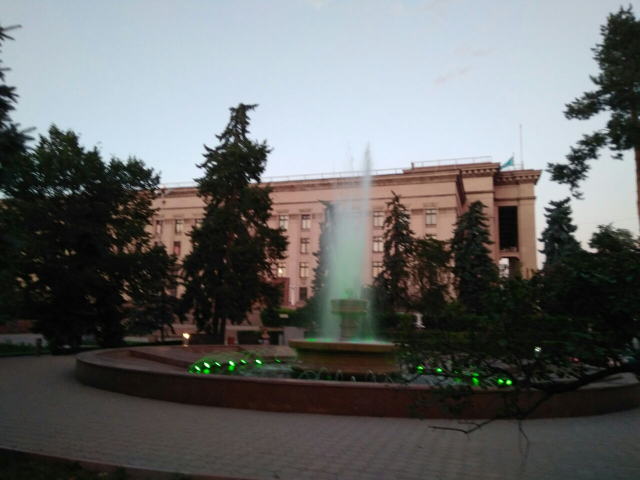
#> input picture midterm/photo_3.jpg, 1280 x 960 px (shown at 1/2 size)
$ jupyter execute task1.ipynb   (shell and % lines are left out)   (older library calls are emulated)
#> lines starting #> are read from the running program, lines starting #| are printed output that depends on the picture
[cell 1]
import matplotlib.pyplot as plt
#import matplotlib.image as img
import numpy as np
import scipy.misc as img
from scipy import ndimage
import random

def sp_noise(image,prob):
    output = np.zeros(image.shape,np.uint8)
    thres = 1 - prob
    for i in range(image.shape[0]):
        for j in range(image.shape[1]):
            rdn = random.random()
            if rdn < prob:
                output[i][j] = 0
            elif rdn > thres:
                output[i][j] = 255
            else:
                output[i][j] = image[i][j]
    return output


image = img.imread('./photo_3.jpg' ,mode ='F')
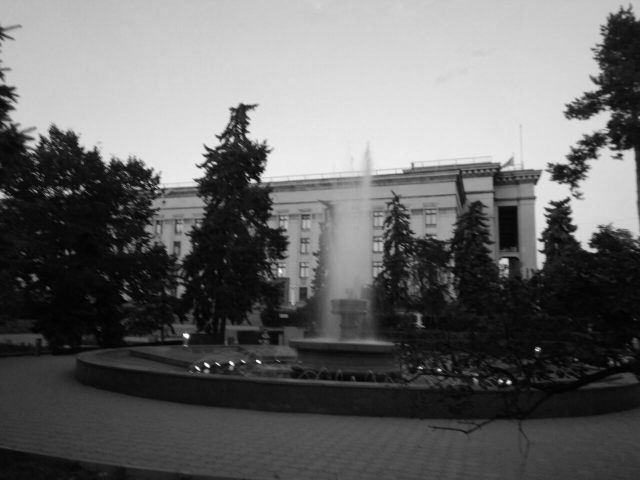
#> image: shape (960, 1280) float32 (shown at 1/2 size); min 0, max 253.4, mean 103.8

image = sp_noise(image, 0.02)

a = np.array([[1/16.0,2/16.0,1/16.0],[2/16.0,4/16.0,2/16.0],[1/16.0,2/16.0,1/16.0]])
#a - 6
b = np.array([[0,1/5.0,0],[1/5.0,1/5.0,1/5.0],[0,1/5.0,0]])
#b - 6
flta = ndimage.convolve(image, a, mode='nearest', cval=0.0)

fltb = ndimage.convolve(image, b, mode='nearest', cval=0.0)
#c - 2, 4
fltc = ndimage.median_filter(image, 3)
fig = plt.figure(figsize=(15,10))
plt.subplot(221)
plt.imshow(image,cmap='gray')
plt.subplot(222)
plt.imshow(flta,cmap='gray')

plt.subplot(223)
plt.imshow(fltb,cmap='gray')

plt.subplot(224)
plt.imshow(fltc,cmap='gray')

plt.show()
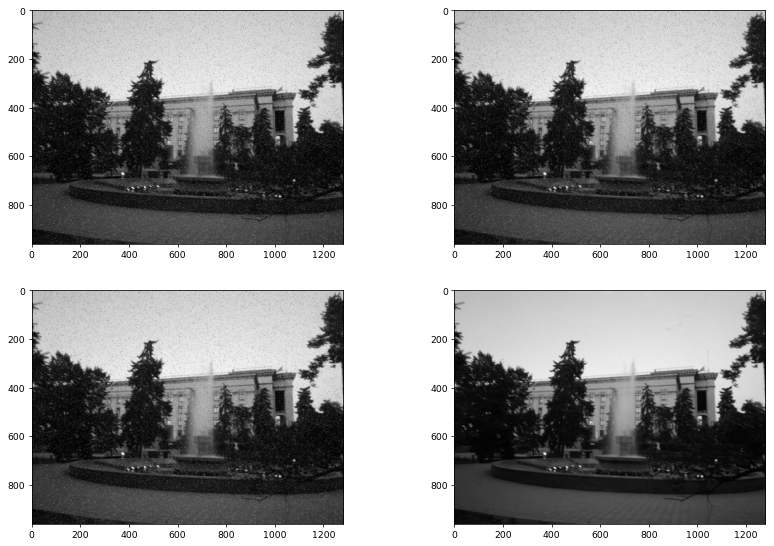
#> figure drawn by matplotlib, 4 panels

[cell 2]
d = np.array([[-1,-2,-1],[-2,12,-2],[-1,-2,-1]])

#d - 7, 5
fig = plt.figure(figsize=(15,10))
fltd = ndimage.convolve(fltc, d, mode='nearest', cval=0.0)
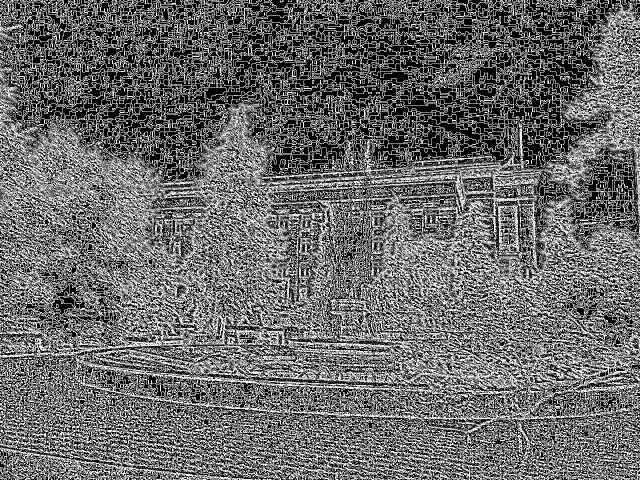
#> fltd: shape (960, 1280) (shown at 1/2 size); min 0, max 255, mean 105.8
plt.subplot(221)
plt.imshow(fltd,cmap='gray')

e = np.array([[-1,-2,-1],[0,0,0],[1,2,1]])
#e - 7, 5
flte = ndimage.convolve(fltc, e, mode='nearest', cval=0.0)
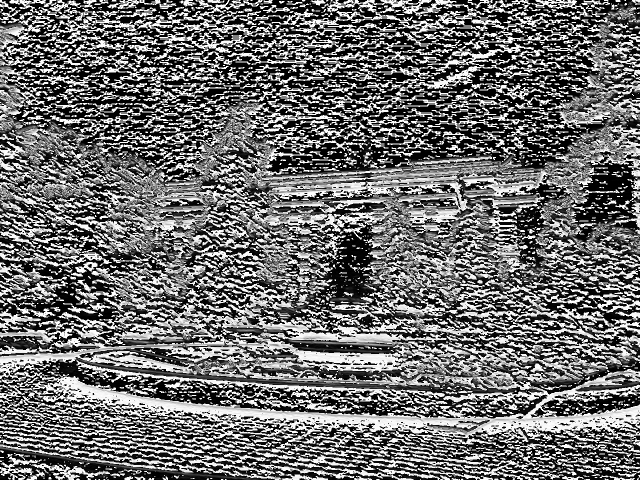
#> flte: shape (960, 1280) (shown at 1/2 size); min 0, max 255, mean 109.8
plt.subplot(222)
plt.imshow(flte,cmap='gray')


plt.show()

$ run again, with midterm/photo_2.jpg copied over midterm/photo_3.jpg
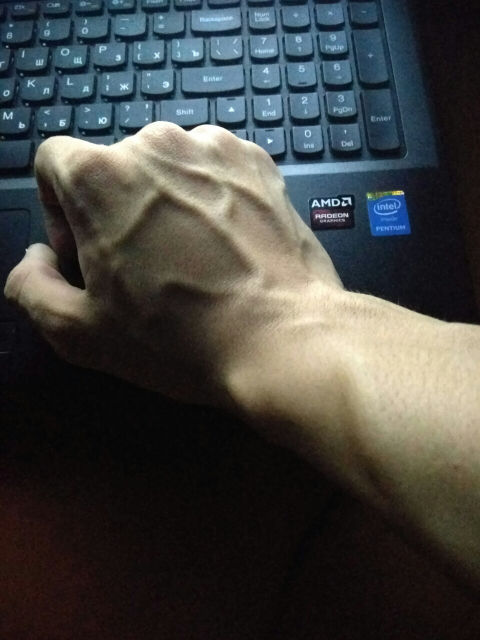
#> input picture midterm/photo_2.jpg, 960 x 1280 px (shown at 1/2 size)
#> `fltd = ndimage.convolve(fltc, d, mode='nearest', cval=0.0)`:
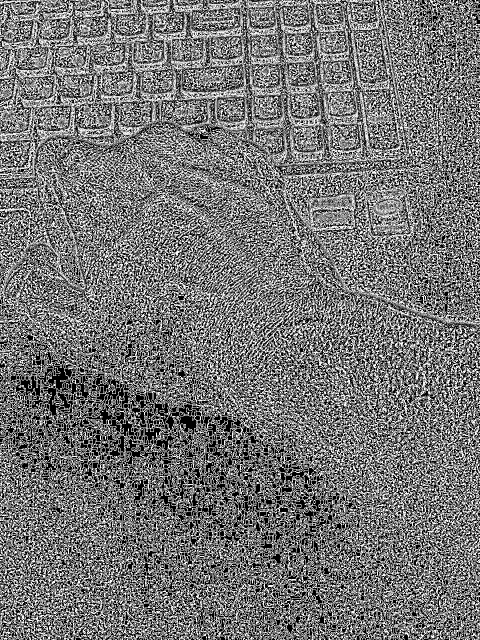
#> fltd: shape (1280, 960) (shown at 1/2 size); min 0, max 255, mean 116.9
#> `flte = ndimage.convolve(fltc, e, mode='nearest', cval=0.0)`:
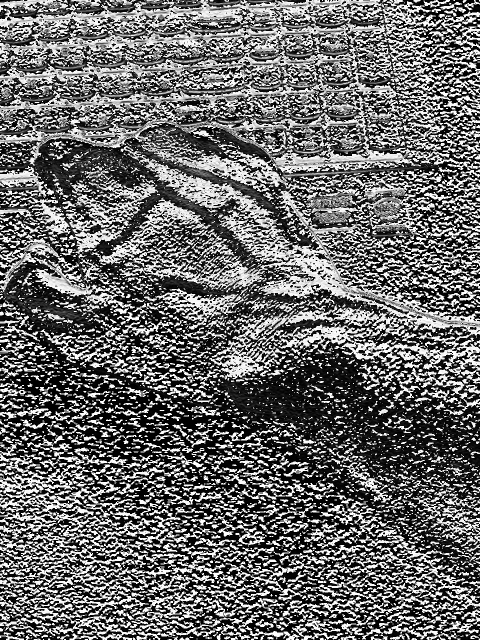
#> flte: shape (1280, 960) (shown at 1/2 size); min 0, max 255, mean 105.6

$ run again, with midterm/photo_4.jpg copied over midterm/photo_3.jpg
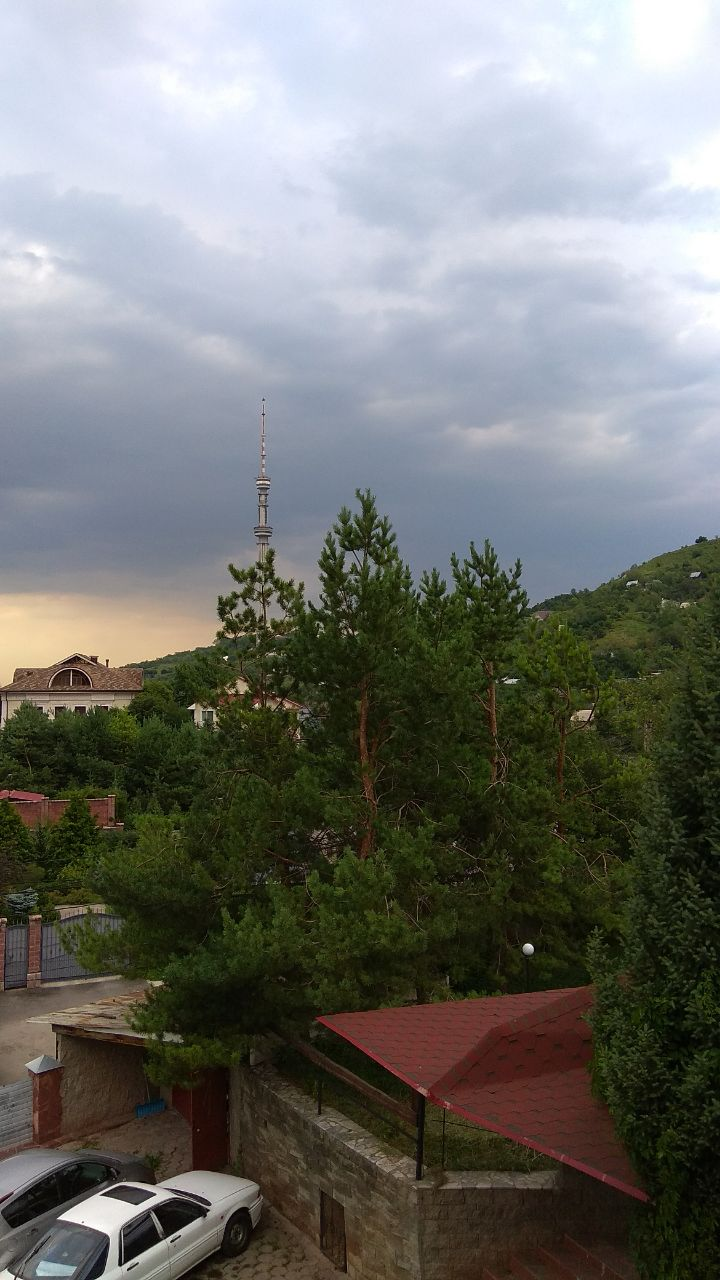
#> input picture midterm/photo_4.jpg, 720 x 1280 px
#> after the loop in sp_noise, `for i in range(image.shape[0]):`:
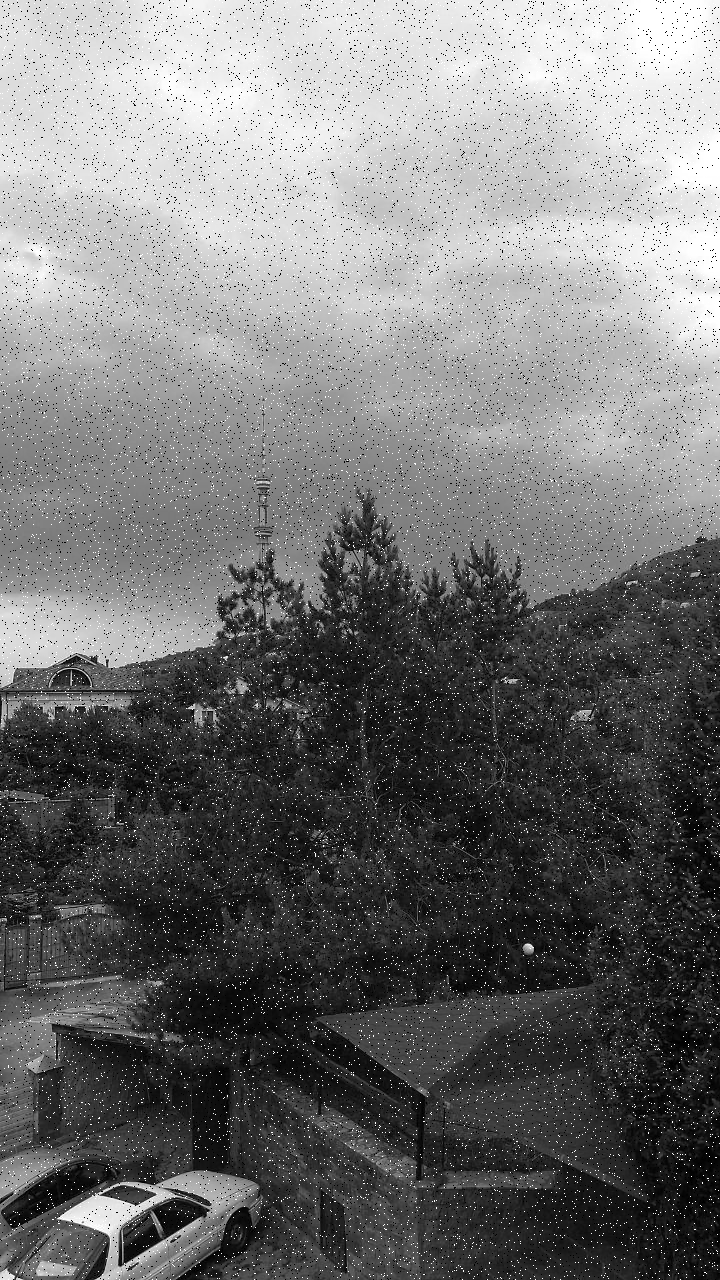
#> output: shape (1280, 720); min 0, max 255, mean 114.9
#> `flte = ndimage.convolve(fltc, e, mode='nearest', cval=0.0)`:
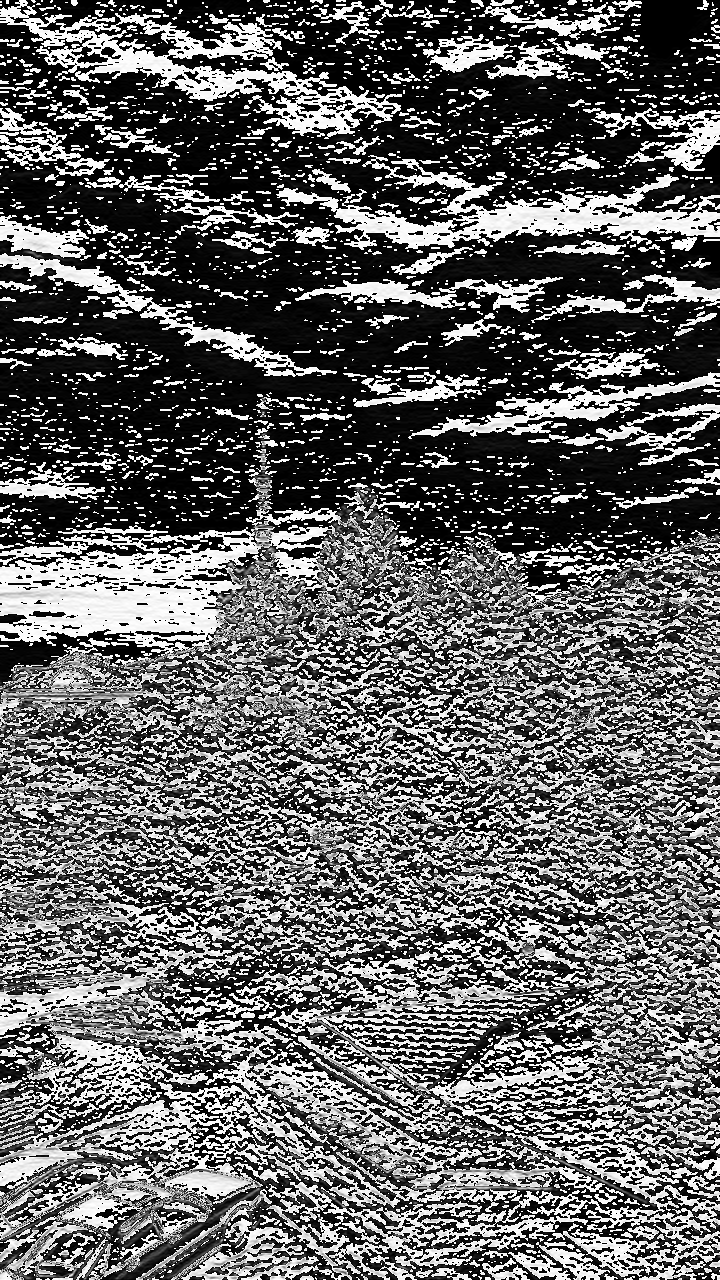
#> flte: shape (1280, 720); min 0, max 255, mean 99.8
